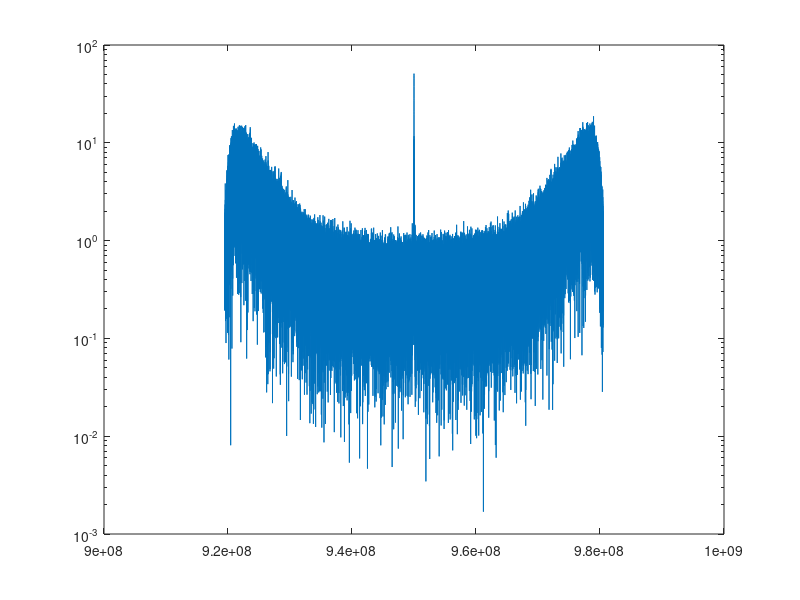

Write MATLAB code to recreate this figure.

csv = load('rx.csv');
signal_i = csv(:, 1) ./ 2048.0;
signal_q = csv(:, 2) ./ 2048.0;
signal   = signal_i + 1j .* signal_q;

%frequency axis creation
fs       = 61e6;
M=length(signal);
t_o=M/fs;
t=0:1/fs:t_o;
f_axis=(-fs/2):(1/t_o):(fs/2);
f_axis=f_axis+950e6;
%f_axis   = linspace(-fs/2,fs/2,(1/t_o));


% Plot the magnitude of the signal in the time domain
signal = fftshift(abs(fft([0;signal])));
%plot(signal);
semilogy(f_axis,signal);
%plot(f_axis,signal);

